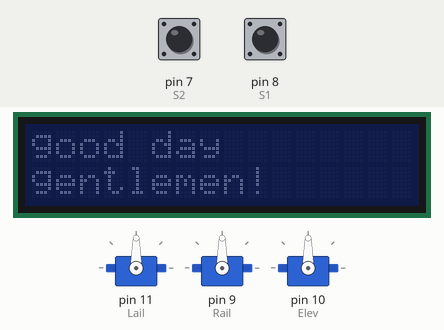
This sketch was run on a simulated Arduino Uno, built with avr-gcc and run on an emulated ATmega328P. Parts: 16×2 character LCD, 3 × servo. The test bench sets the inputs (shaded band); at power-on: pin 7 (S2) LOW, pin 8 (S1) LOW. What the sketch prints to the serial monitor is not drawn.

Above: at 0.1 s.
2.3 s: pin 7 (S2) pulsed HIGH 5 times (0.12 s each, 0.3 s apart)
At 4.0 s:
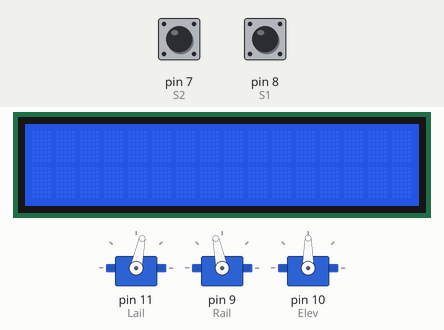
6.8 s: pin 8 (S1) pulsed HIGH 5 times (0.12 s each, 0.3 s apart)
At 10.6 s:
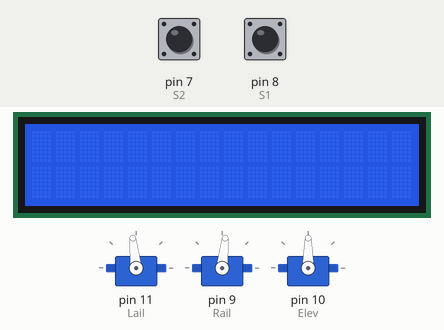
Timing chart, 0 to 20.8 s (numbered marks = the images above; inputs shaded):
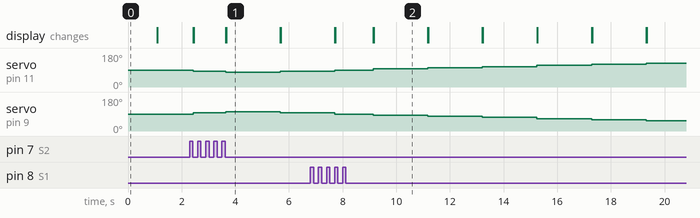

Measured:
- what the display in image 1 shows lasts 2.0 s, from 3.7 s to 5.7 s

The sketch:

DTS_-_3.1.2.ino
```cpp
#include <Servo.h>

#include <LiquidCrystal_PCF8574.h>

LiquidCrystal_PCF8574 lcd(0x27); //using displey for checking

int n = 0;  //trims before flight
int m = 0;
int t = 0;
int a = 90; //angles sending to servos
int b = 90;
int c = 90;
float x;    //received angles
float y;
bool Sleft; //flags for different conditions
bool Sright;
bool Mleft;
bool Mright;
bool Okroll;
bool Snose;
bool Stail;
bool Mnose;
bool Mtail;
bool so;
bool st;
bool cl = false;
bool cr = false;
bool cn = false;
bool ct = false;
const int Lail = 11; //working with servo routine
const int Rail = 9;
const int Elev = 10;
const int S1 = 8;
const int S2 = 7;
const int button = A0;
Servo LailS;
Servo RailS;
Servo ElevS;
void setup() {
  pinMode(S1, INPUT);
  pinMode(Lail, OUTPUT);
  pinMode(Rail, OUTPUT);
  pinMode(Elev, OUTPUT);
  Serial.begin(115200);
  lcd.begin(16, 2);      //working with lcd routine
  lcd.home(); lcd.clear();
  lcd.print("good day");
  lcd.setCursor(0, 1);
  lcd.print("gentlemen!");
  LailS.attach(Lail);
  RailS.attach(Rail);
  ElevS.attach(Elev);
  delay(1000);
}

void loop() {
  so = false;
  st = false;
  bool Sleft = false;
  bool Sright = false;
  bool Mleft = false;
  bool Mright = false;
  bool Okroll = true;
  bool Snose = false;
  bool Stail = false;
  bool Mnose = false;
  bool Mtail = false;
  bool Okpitch = true;
  lcd.setBacklight(255);        //working witn lcd
  lcd.home(); lcd.clear();
  x = pulseIn(S1, HIGH);        //receiving angles
  x = 0.0978 * x - 53.0663 - 90;
  x = x * 10;
  x = x / 10;
  delay(1);
  y = pulseIn(S2, HIGH);
  y = 0.0977 * y - 52.8977 - 90;
  y = y * 10;
  y = y / 10;
  lcd.setCursor(0, 1);      //printing angles
  lcd.print(x);
  lcd.setCursor(8, 1);
  lcd.print(y);
  lcd.setCursor(0, 0);
  if ((y < -6) || (y > 6)) { //roll stabilazation
    Okroll = false;
    if ((y < -40) && (!so)) {
      Sleft = true;
      a += 6;
      b -= 6;
      cl = false;
      cr = false;
      so = true;
    }
    if ((y < -6) && (!so)) {
      Mleft = true;
      if (!cl) {
        a = 93;
        b = 87;
        cl = true;
      }
      a += 1;
      b -= 1;
      so = true;
    }
    if ((y > 40) && (!so)) {
      Sright = true;
      a -= 6;
      b += 6;
      cl = false;
      cr = false;
      so = true;
    }
    if ((y > 6) && (!so)) {
      Mright = true;
      if (!cr) {
        a = 87;
        b = 93;
        cr = true;
      }
      a -= 1;
      b += 1;
      so = true;
    }
  }
  if ((x < -6) || (x > 6)) {  //pitch stabilazation
    Okpitch = false;
    if ((x < -40) && (!st) && (!Sleft) && (!Sright)) {
      Snose = true;
      c += 6;
      cn = false;
      ct = false;
      st = true;
    }
    if ((x < -6) && (!st) && (!Sleft) && (!Sright)) {
      Mnose = true;
      if (!cn) {
        c = 93;
        cn = true;
      }
      c += 1;
      st = true;
    }
    if ((x > 40) && (!st) && (!Sleft) && (!Sright)) {
      Stail = true;
      c -= 6;
      cn = false;
      ct = false;
      st = true;
    }
    if ((x > 6) && (!st) && (!Sleft) && (!Sright)) {
      Mtail = true;
      if (!ct) {
        c = 87;
        ct = true;
      }
      c -= 1;
      st = true;
    }
  }
  if (a + n < 0) {  //checkup for the incorrect output
    a = -n;
  }
  if (b + m < 0) {
    b = -m;
  }
  if (c + t < 0) {
    c = -t;
  }
  if (a + n > 180) {
    a = 180 - n;
  }
  if (b + m > 180) {
    b = 180 - m;
  }
  if (c + t > 180) {
    c = 180 - t;
  }
  LailS.write(a + n); //sending commands to servos
  RailS.write(b + m);
  ElevS.write(c + t);
  Serial.println(x);  //sending angles to the COM port
  Serial.print(" ");
  Serial.print(y);
  Serial.print(" ");
  delay(10);

}
```
